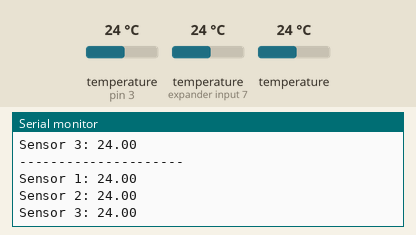
Simulated run of this sketch. Board: Arduino Uno, built with avr-gcc and run on an emulated ATmega328P. Shown: the last lines printed to the serial monitor. The test bench sets the inputs (shaded band); at power-on: temperature (sensors on pin 3, expander input 7) 24 °C, temperature 24 °C.

Above: at 8.3 s.
8.4 s: temperature (sensor on pin 3) set to 12 °C
At 11.9 s:
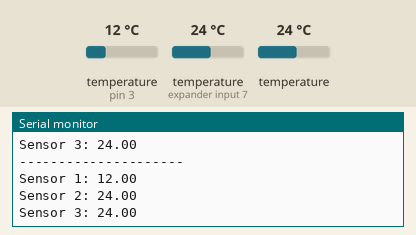
14.0 s: temperature (sensor on expander input 7) set to 12 °C
At 15.7 s:
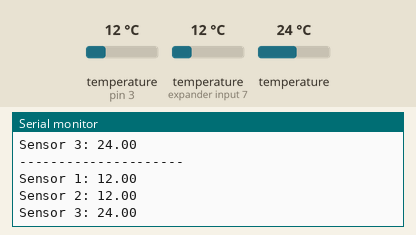
19.6 s: temperature (sensor 203) set to 12 °C
At 23.1 s:
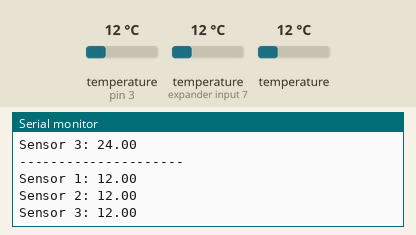
25.2 s: temperature (sensor on pin 3) set to 19 °C
At 28.1 s:
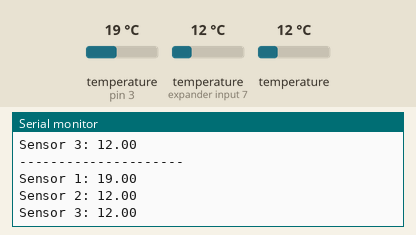
30.8 s: temperature (sensor on expander input 7) set to 19 °C
At 35.6 s:
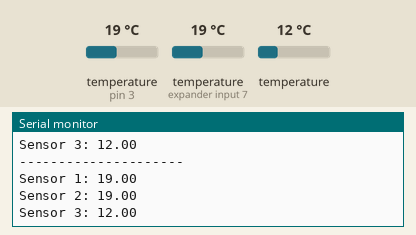
36.4 s: temperature (sensor 203) set to 19 °C
At 39.3 s:
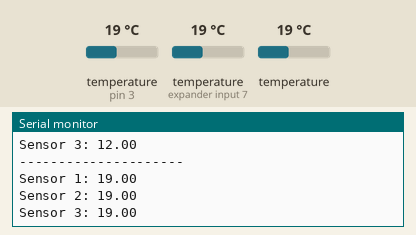
Timing chart, 0 to 40.8 s (numbered marks = the images above; inputs shaded):
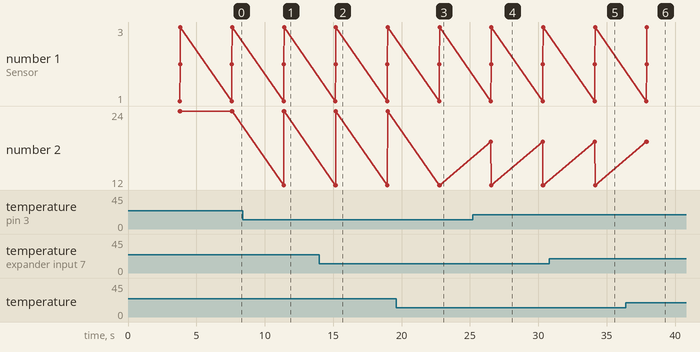

Measured:
- after the input at 8.4 s, the serial monitor: prints a new line after 3.0 s (image 1)
- after the input at 14.0 s, the serial monitor: prints a new line after 1.2 s (image 2)
- after the input at 19.6 s, the serial monitor: prints a new line after 3.2 s (image 3)
- after the input at 25.2 s, the serial monitor: prints a new line after 1.3 s (image 4)
- after the input at 30.8 s, the serial monitor: prints a new line after 3.3 s (image 5)
- after the input at 36.4 s, the serial monitor: prints a new line after 1.5 s (image 6)

The sketch:

Three_Dallas_Temp_Sensors.ino
```cpp
#include <OneWire.h>
#include <DallasTemperature.h>

#define ONE_WIRE_BUS 3

OneWire oneWire(ONE_WIRE_BUS);

DallasTemperature sensors(&oneWire);
int resT = 12;
//////////////////////////////////////////////////////////////////////////
// Change This to the address specific to your sensor
DeviceAddress dallas01={0x28, 0x50, 0x1D, 0x50, 0x06, 0x00, 0x00, 0xA9};
DeviceAddress dallas02={0x28, 0x4B, 0x4A, 0x74, 0x06, 0x00, 0x00, 0xB0};
DeviceAddress dallas03={0x28, 0xBF, 0xC7, 0x53, 0x06, 0x00, 0x00, 0xCF};
//////////////////////////////////////////////////////////////////////////

unsigned long time;


void setup() {
  Serial.begin(9600);
  sensors.begin();
  sensors.setResolution(dallas01, resT);
  sensors.setResolution(dallas02, resT);
  sensors.setResolution(dallas03, resT);
}

void loop() {
  sensors.requestTemperatures();
  delay(3000);
  Serial.println("---------------------");
  Serial.print("Sensor 1: ");
  printTemperature(dallas01); Serial.println("\t");
  Serial.print("Sensor 2: ");
  printTemperature(dallas02); Serial.println("\t");
  Serial.print("Sensor 3: ");
  printTemperature(dallas03); Serial.println("\t");
}

void printTemperature(DeviceAddress deviceAddress) {
  float tempC = sensors.getTempC(deviceAddress);
  Serial.print(tempC,2);
}
```
